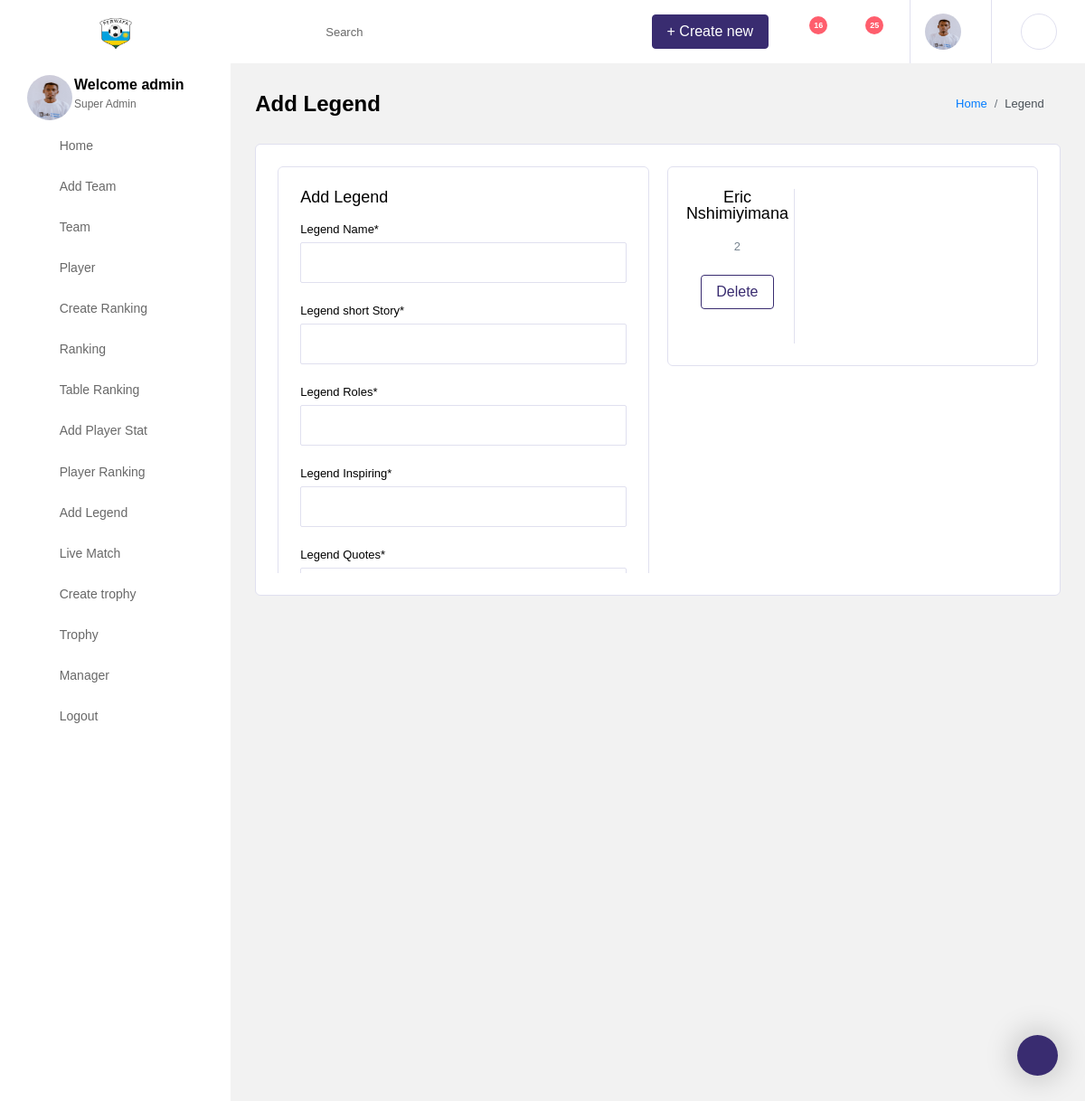
The page /dashboard/legend_story/ (signed in) on the database its author committed.
### authentication/models.py (models this page shows, shortened)
class User_profile(models.Model):
    user = models.OneToOneField(User, on_delete=models.CASCADE)
    user_image = models.ImageField(upload_to='images/', default='profile.png')
    user_location = models.CharField(max_length=100, blank=True, null=True)
    user_roles = models.CharField(max_length=100, blank=True, null=True)
    class Meta:
        verbose_name_plural = "User_profile"
        ordering = ['-id']

class User(AbstractBaseUser):
    email = models.EmailField(
        verbose_name='email address',
        max_length=255,
        unique=True,
    )
    full_name = models.CharField(max_length=255)
    phone_number = PhoneNumberField(blank=False)
    is_active = models.BooleanField(default=True)
    staff = models.BooleanField(default=False)  # a admin user; non super-user
    admin = models.BooleanField(default=False)  # a superuser
    USERNAME_FIELD = 'email'
    REQUIRED_FIELDS = ['full_name', 'phone_number']  # Email & Password are required by default.
    objects = UserManager()

### team/models.py (models this page shows, shortened)
class Legend_story(models.Model):
    legend_name = models.CharField(max_length=50)
    legend_short_story = models.TextField()
    legend_roles = models.CharField(max_length=250)
    legend_inspiring = models.CharField(max_length=250)
    legend_quotes = models.CharField(max_length=250)
    legend_image = models.ImageField(upload_to='images/', default='coach.png')
    class Meta:
        verbose_name_plural = "Legend_story"
        ordering = ['-id']

### team/views.py (the view)
# urls.py: path('legend_story/', legend_story, name='legend_story'),
@login_required
def legend_story(request):
    user = request.user
    user_profile = User_profile.objects.get(user=user)
    legend = Legend_story.objects.all()
    form = Legend_story_Form()
    if request.method == 'POST':
        form = Legend_story_Form(request.POST, request.FILES)
        if form.is_valid():
            form.save()
            return redirect('dashboard')
    else:
        form = Legend_story_Form()
    context = {
        'user': user,
        'profile': user_profile,
        'form': form,
        'legend': legend
    }
    return render(request, 'dashboard_home/legend_story.html', context)

### team/forms.py
class Legend_story_Form(forms.ModelForm):
    legend_name = forms.CharField(max_length=30, label='Legend Name',
                                  required=True)
    legend_short_story = forms.CharField(max_length=50, label='Legend short Story', required=True)
    legend_roles = forms.CharField(max_length=50, label='Legend Roles', required=True)
    legend_inspiring = forms.CharField(max_length=100, label='Legend Inspiring', required=True)
    legend_quotes = forms.CharField(max_length=50, label='Legend Quotes', required=True)
    legend_image = forms.ImageField(label='Legend Image', required=True)
    class Meta:
        model = Legend_story
        fields = ['legend_name', 'legend_short_story', 'legend_roles', 'legend_inspiring', 'legend_quotes',
                  'legend_image']

### team/templates/dashboard_home/legend_story.html (shortened to what this page needs)
{% extends 'dashboard/base.html' %}
{% load static %}
{% load crispy_forms_tags %}
{% block content %}
    <div class="main-panel">
        <div class="content-wrapper">
          <div class="page-header">
            <h3 class="page-title">
              Add Legend
            </h3>
            <nav aria-label="breadcrumb">
              <ol class="breadcrumb">
                <li class="breadcrumb-item"><a href="{% url 'dashboard' %}">Home</a></li>
                <li class="breadcrumb-item active" aria-current="page">Legend</li>
              </ol>
            </nav>
          </div>
          <div class="row">
            <div class="col-12">
              <div class="card">
                <div class="card-body">
                  <div class="row" style="height: 450px; overflow-y: scroll">
                  <div class="col-lg-6 col-md-6 grid-margin stretch-card">
              <div class="card">
                <div class="card-body">
                  <h4 class="card-title">Add Legend</h4>
                  <form class="forms-sample" action="" method="POST" enctype="multipart/form-data">
                    {{ form|crispy }}
                  </form>
                </div>
              </div>
            </div>
                    <div class="col-lg-6">
                        <div class="row">
                            <div class="col-12 grid-margin">
                              <div class="card">
                                <div class="card-body">
                                  <div class="row">
                                      {% for legend in legend %}
                                    <div class="col-md-4 col-sm-6 d-flex justify-content-center border-right">
                                      <div class="wrapper text-center">
                                        <h4 class="card-title">{{ legend.legend_name }}</h4>
                                        <p class="card-description">{{ legend.id }}</p>
                                        <a href="{% url 'delete_legend' legend.id %}"><button class="btn btn-outline-primary" style="margin-bottom: 1cm;">Delete</button></a>
                                      </div>
                                    </div>
                                      {% endfor %}
                                  </div>
                                </div>
                              </div>
                            </div>
                            </div>
                    </div>
                  </div>
                </div>
              </div>
            </div>
          </div>
        </div>
      </div>
{% endblock %}

### templates/dashboard/base.html (shortened to what this page needs)
<!DOCTYPE html>
<html lang="en">
<head>
    {% load static %}
  <link rel="stylesheet" href="{% static 'dashboard/vendors/iconfonts/font-awesome/css/all.min.css' %}">
  <link rel="stylesheet" href="{% static 'dashboard/vendors/css/vendor.bundle.base.css' %}">
  <link rel="stylesheet" href="{% static 'dashboard/vendors/css/vendor.bundle.addons.css' %}">
  <link rel="stylesheet" href="{% static 'dashboard/css/style.css' %}">
</head>
<body>
  <div class="container-scroller" >
    <nav class="navbar col-lg-12 col-12 p-0 fixed-top d-flex flex-row default-layout-navbar">
      <div class="text-center navbar-brand-wrapper d-flex align-items-center justify-content-center">
        <a class="navbar-brand brand-logo" href="{% url 'dashboard' %}"><img src="{% static 'images/soccer/ferwafa.png' %}" style="width: 40px; align-items: flex-start" alt="logo" /></a>
      </div>
      <div class="navbar-menu-wrapper d-flex align-items-stretch">
        <button class="navbar-toggler navbar-toggler align-self-center" type="button" data-toggle="minimize">
          <span class="fas fa-bars"></span>
        </button>
        <ul class="navbar-nav">
          <li class="nav-item nav-search d-none d-md-flex">
            <div class="nav-link">
              <div class="input-group">
                <div class="input-group-prepend">
                  <span class="input-group-text">
                    <i class="fas fa-search"></i>
                  </span>
                </div>
                <input type="text" class="form-control" placeholder="Search" aria-label="Search">
              </div>
            </div>
          </li>
        </ul>
        <ul class="navbar-nav navbar-nav-right">
          <li class="nav-item d-none d-lg-flex">
            <a class="nav-link" href="#">
              <span class="btn btn-primary">+ Create new</span>
            </a>
          </li>
          <li class="nav-item dropdown">
            <a class="nav-link count-indicator dropdown-toggle" id="notificationDropdown" href="#" data-toggle="dropdown">
              <i class="fas fa-bell mx-0"></i>
              <span class="count">16</span>
            </a>
          </li>
          <li class="nav-item dropdown">
            <a class="nav-link count-indicator dropdown-toggle" id="messageDropdown" href="#" data-toggle="dropdown" aria-expanded="false">
              <i class="fas fa-envelope mx-0"></i>
              <span class="count">25</span>
            </a>
          </li>
          <li class="nav-item nav-profile dropdown">
              {% if user.is_authenticated %}
            <a class="nav-link dropdown-toggle" href="#" data-toggle="dropdown" id="profileDropdown">
              <img src="{{ profile.user_image.url }}" alt="profile" style="width: 40px; height: 40px;"/>
            </a>
              {% endif %}
          </li>
          <li class="nav-item nav-settings d-none d-lg-block">
            <a class="nav-link" href="#">
              <i class="fas fa-ellipsis-h"></i>
            </a>
          </li>
        </ul>
      </div>
    </nav>
    <div class="container-fluid page-body-wrapper">
      <div class="theme-setting-wrapper">
        <div id="settings-trigger"><i class="fas fa-fill-drip"></i></div>
      </div>
      <nav class="sidebar sidebar-offcanvas" id="sidebar" style="height: 450px; overflow-y: scroll">
        <ul class="nav">
          <li class="nav-item nav-profile">
            <div class="nav-link">
              <div class="profile-image">
                <img src="{{ profile.user_image.url }}" alt="image" style="width: 50px; height: 50px;"/>
              </div>
              <div class="profile-name">
                {% if user.is_authenticated %}
                <p class="name">
                  Welcome {{ user.full_name }}
                </p>
                  {% endif %}
                <p class="designation">
                  Super Admin
                </p>
              </div>
            </div>
          </li>
          <li class="nav-item">
            <a class="nav-link" href="{% url 'dashboard' %}">
              <i class="fa fa-home menu-icon"></i>
              <span class="menu-title">Home</span>
            </a>
          </li>
          <li class="nav-item">
            <a class="nav-link" href="{% url 'add_team' %}">
              <i class="fa fa-puzzle-piece menu-icon"></i>
              <span class="menu-title">Add Team</span>
            </a>
          </li>
        <li class="nav-item">
            <a class="nav-link" href="{% url 'team' %}">
              <i class="fa fa-users menu-icon"></i>
              <span class="menu-title">Team</span>
            </a>
          </li>
          <li class="nav-item d-none d-lg-block">
            <a class="nav-link" href="{% url 'player' %}">
              <i class="fas fa-columns menu-icon"></i>
              <span class="menu-title">Player</span>
            </a>
          </li>
          <li class="nav-item">
            <a class="nav-link" href="{% url 'ranking_table_name' %}">
              <i class="fab fa-wpforms menu-icon"></i>
              <span class="menu-title">Create Ranking</span>
            </a>
          </li>
        <li class="nav-item">
            <a class="nav-link" href="{% url 'ranking' %}">
              <i class="fa fa-list-ol menu-icon" aria-hidden="true"></i>
              <span class="menu-title">Ranking</span>
            </a>
          </li>
        <li class="nav-item">
            <a class="nav-link" href="{% url 'table_ranking_list' %}" aria-expanded="false" aria-controls="ui-advanced">
              <i class="fa fa-table menu-icon" aria-hidden="true"></i>
              <span class="menu-title">Table Ranking</span>
            </a>
          </li>
        <li class="nav-item">
            <a class="nav-link" href="{% url 'add_player_stat' %}" aria-expanded="false" aria-controls="ui-basic">
              <i class="fa fa-plus-circle menu-icon" aria-hidden="true"></i>
              <span class="menu-title">Add Player Stat</span>
            </a>
          </li>
        <li class="nav-item">
            <a class="nav-link" href="{% url 'player_rank_official_table' %}" aria-expanded="false" aria-controls="ui-basic">
              <i class="fa fa-life-ring menu-icon"></i>
              <span class="menu-title">Player Ranking</span>
            </a>
          </li>
          <li class="nav-item">
            <a class="nav-link" href="{% url 'legend_story' %}" aria-expanded="false" aria-controls="editors">
              <i class="fas fa-pen-square menu-icon"></i>
              <span class="menu-title">Add Legend</span>
            </a>
          </li>
          <li class="nav-item">
            <a class="nav-link" href="{% url 'livematch' %}" aria-expanded="false" aria-controls="charts">
              <i class="fas fa-chart-pie menu-icon"></i>
              <span class="menu-title">Live Match</span>
            </a>
          </li>
        <li class="nav-item">
            <a class="nav-link" href="{% url 'create_trophy' %}" aria-expanded="false" aria-controls="tables">
              <i class="fas fa-table menu-icon"></i>
              <span class="menu-title">Create trophy</span>
            </a>
          </li>
          <li class="nav-item">
            <a class="nav-link" href="{% url 'trophy' %}" aria-expanded="false" aria-controls="tables">
              <i class="fas fa-table menu-icon"></i>
              <span class="menu-title">Trophy</span>
            </a>
          </li>
            <li class="nav-item">
            <a class="nav-link" href="{% url 'add_manager' %}" aria-expanded="false" aria-controls="tables">
              <i class="fa fa-id-badge menu-icon" aria-hidden="true"></i>
              <span class="menu-title">Manager</span>
            </a>
          </li>
          <li class="nav-item">
            <a class="nav-link" href="{% url 'logout' %}">
              <i class="fas fa-minus-square menu-icon"></i>
              <span class="menu-title">Logout</span>
            </a>
          </li>
        </ul>
      </nav>
      {% block content %}
        {% endblock %}
    </div>
  </div>
</body>
</html>

### rows shown on the page
User_profile: user_image (picture)
User: full_name "admin"
Legend_story: legend_name "Eric Nshimiyimana", id "2"
